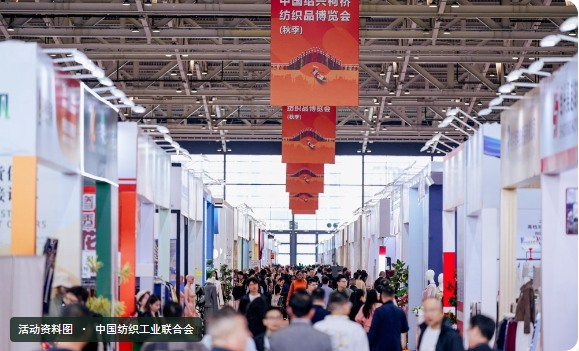
#> input picture assets/case-keqiao-photo.jpg, 579 x 351 px
$ python palette.py ../../../../../assets/case-keqiao-photo.jpg
#> lines starting #> are read from the running program, lines starting #| are printed output that depends on the picture
from PIL import Image
import numpy as np, sys
for p in sys.argv[1:]:
    im=Image.open(p).convert('RGB')
#> im is the input picture: PIL image 579x351 RGB; mean R, G, B 148.7, 134.8, 144.2
    q=im.quantize(colors=10,method=Image.MEDIANCUT,dither=Image.NONE).convert('RGB')
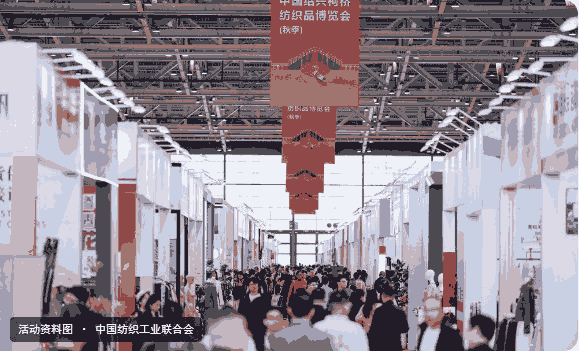
#> q: PIL image 579x351 RGB; mean R, G, B 146.7, 136.5, 146.1
    a=np.asarray(q).reshape(-1,3)
    u,c=np.unique(a,axis=0,return_counts=True)
#> u = [[33, 28, 40], [76, 73, 81], [119, 108, 114], [143, 73, 73], [160, 117, 112], [160, 158, 176], [196, 182, 191], [201, 208, 227], [218, 217, 229], [239, 241, 248]]; c = [22671, 31258, 24755, 12478, 13160, 18449, 22019, 26872, 17432, 14135]
    o=np.argsort(c)[::-1]
#> o = [1, 7, 2, 0, 6, 5, 8, 9, 4, 3]
    print(p)
    for i in o:
        rgb=u[i]; print('  #%02X%02X%02X  %5.1f%%'%(rgb[0],rgb[1],rgb[2],c[i]/len(a)*100))
#> this loop made 10 passes
#> (i, rgb) on passes 2, 4, 5, 7, 8, 9, 10: (7, [201, 208, 227]), (0, [33, 28, 40]), (6, [196, 182, 191]), (8, [218, 217, 229]), (9, [239, 241, 248]), (4, [160, 117, 112]), (3, [143, 73, 73])
#|   #4C4951   15.4%
#|   #C9D0E3   13.2%
#|   #776C72   12.2%
#|   #211C28   11.2%
#|   #C4B6BF   10.8%
#|   #A09EB0    9.1%
#|   #DAD9E5    8.6%
#|   #EFF1F8    7.0%
#> (further printed lines are left out)

$ run again, on assets/case-marathon-map.jpg
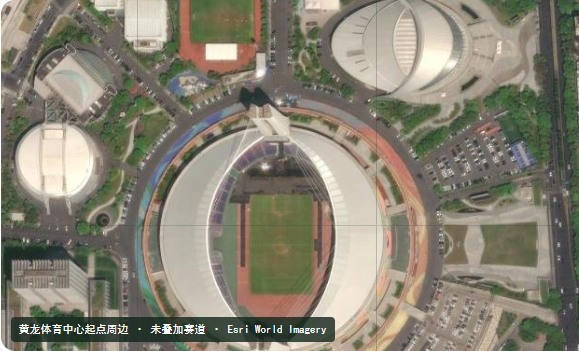
#> input picture assets/case-marathon-map.jpg, 579 x 351 px
#> im is the input picture: PIL image 579x351 RGB; mean R, G, B 135, 129.9, 115
#> `q=im.quantize(colors=10,method=Image.MEDIANCUT,dither=Image.NONE).conv..`:
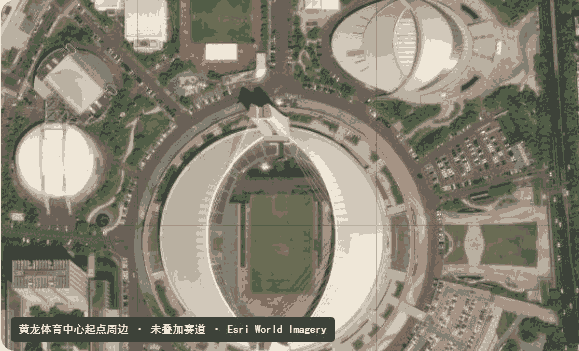
#> q: PIL image 579x351 RGB; mean R, G, B 135.6, 130.4, 115.3
#> u = [[61, 66, 57], [82, 93, 71], [106, 97, 87], [106, 108, 84], [127, 110, 96], [130, 127, 114], [165, 147, 132], [185, 176, 161], [209, 200, 186], [239, 231, 216]]; c = [21286, 26218, 23651, 16450, 16932, 20160, 25067, 25448, 15381, 12636]
#> o = [1, 7, 6, 2, 0, 5, 4, 3, 8, 9]
#> the loop `for i in o:` made 10 passes
#> (i, rgb) on passes 2, 3, 4, 5, 7, 8: (7, [185, 176, 161]), (6, [165, 147, 132]), (2, [106, 97, 87]), (0, [61, 66, 57]), (4, [127, 110, 96]), (3, [106, 108, 84])
#> (printed output is left out)

$ run again, on assets/case-marathon-photo.jpg
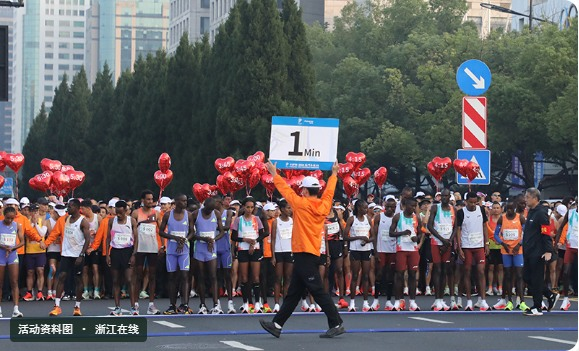
#> input picture assets/case-marathon-photo.jpg, 579 x 351 px
#> im is the input picture: PIL image 579x351 RGB; mean R, G, B 95.3, 93, 95
#> `q=im.quantize(colors=10,method=Image.MEDIANCUT,dither=Image.NONE).conv..`:
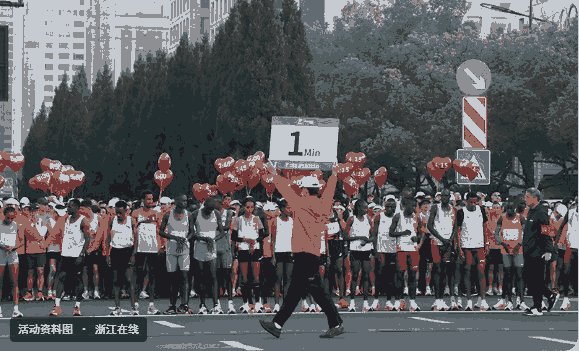
#> q: PIL image 579x351 RGB; mean R, G, B 91.7, 92.2, 94.7
#> u = [[27, 27, 32], [36, 47, 49], [50, 56, 56], [63, 65, 65], [81, 93, 94], [97, 107, 113], [116, 55, 56], [142, 143, 146], [150, 104, 96], [198, 203, 210]]; c = [21801, 27622, 20815, 22522, 19911, 26730, 7965, 18881, 11398, 25584]
#> o = [1, 5, 9, 3, 0, 2, 4, 7, 8, 6]
#> the loop `for i in o:` made 10 passes
#> (i, rgb) on passes 2, 3, 5, 6, 7, 10: (5, [97, 107, 113]), (9, [198, 203, 210]), (0, [27, 27, 32]), (2, [50, 56, 56]), (4, [81, 93, 94]), (6, [116, 55, 56])
#> (printed output is left out)

$ run again, on assets/case-waic-map.jpg
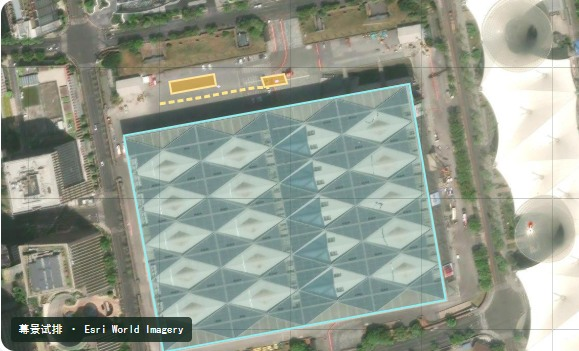
#> input picture assets/case-waic-map.jpg, 579 x 351 px
#> im is the input picture: PIL image 579x351 RGB; mean R, G, B 146.6, 153.9, 141.5
#> `q=im.quantize(colors=10,method=Image.MEDIANCUT,dither=Image.NONE).conv..`:
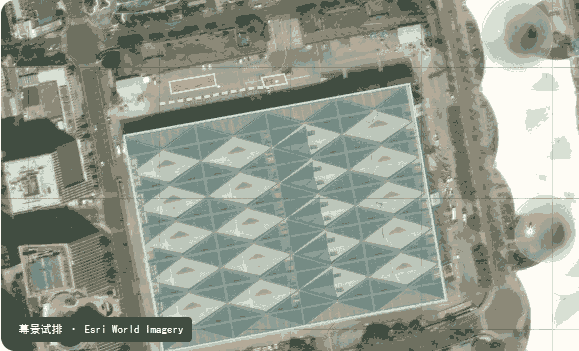
#> q: PIL image 579x351 RGB; mean R, G, B 147.7, 153.8, 141.1
#> u = [[65, 77, 65], [110, 112, 96], [117, 139, 132], [140, 137, 120], [141, 158, 150], [162, 163, 148], [179, 170, 152], [188, 198, 186], [216, 224, 212], [254, 252, 245]]; c = [21521, 30474, 22865, 27246, 18363, 19575, 13524, 25262, 9451, 14948]
#> o = [1, 3, 7, 2, 0, 5, 4, 9, 6, 8]
#> the loop `for i in o:` made 10 passes
#> (i, rgb) on passes 2, 3, 4, 5, 7, 8, 9, 10: (3, [140, 137, 120]), (7, [188, 198, 186]), (2, [117, 139, 132]), (0, [65, 77, 65]), (4, [141, 158, 150]), (9, [254, 252, 245]), (6, [179, 170, 152]), (8, [216, 224, 212])
#> (printed output is left out)
